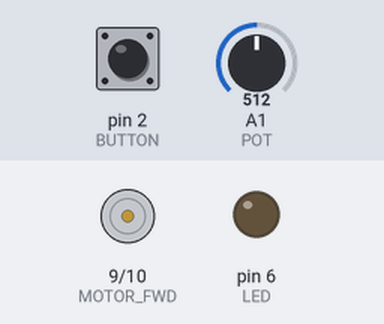
This sketch was run on a simulated Arduino Uno, built with avr-gcc and run on an emulated ATmega328P. Parts: motor-driver pin pairs drawn as motors (green arrow = first pin HIGH = forward, orange = second pin HIGH = backward, longer = more drive), output pins drawn as LEDs (lit = HIGH). Inputs (shaded band) come from the test bench; at power-on: pin 2 (BUTTON) HIGH, A1 (POT) = 512.

Above: at 1.2 s.
1.3 s: pin 2 (BUTTON) pulled LOW for 0.15 s
At 1.6 s:
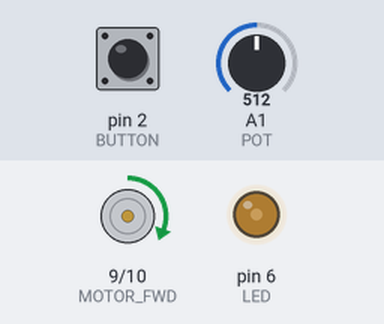
2.9 s: A1 (POT) set to 716
At 4.1 s:
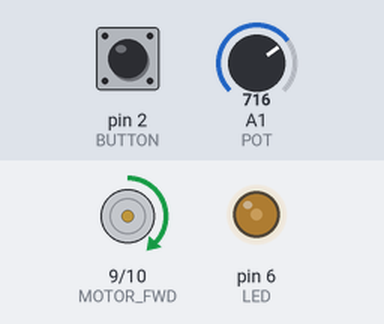
4.4 s: A1 (POT) set to 0
At 5.3 s:
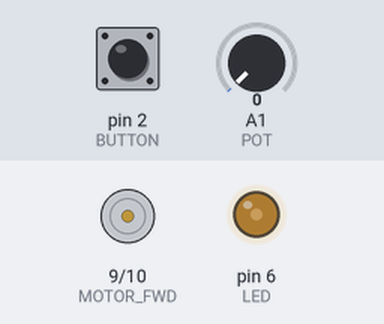
5.9 s: pin 2 (BUTTON) pulled LOW for 1 s
At 6.4 s:
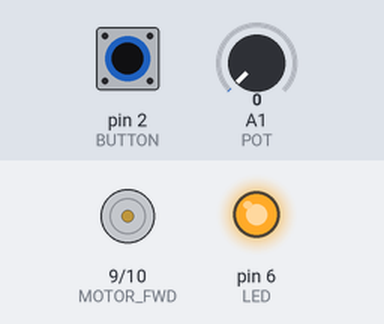
8.4 s: A1 (POT) set to 2
9.9 s: A1 (POT) set to 5
At 10.7 s:
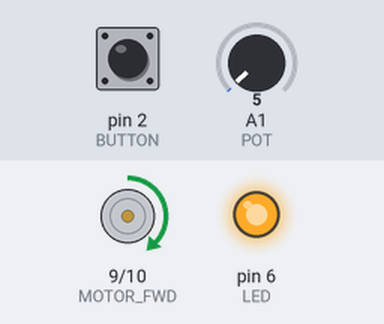
Timing chart, 0 to 12.4 s (numbered marks = the images above; inputs shaded):
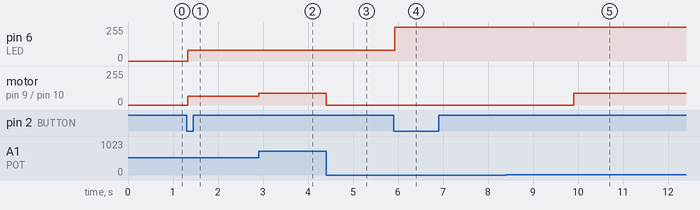

Measured:
- the behaviour switches between 3 and 4 on A1 (POT) (found by bisection; images 4 and 5)
- after the input at 1.3 s, pin 6 (LED): 0/255 → 80/255 at once; motor on pin 9 (MOTOR_FWD) / pin 10 (MOTOR_BWD): stopped → forward 64/255 at once
- after the input at 2.9 s, motor on pin 9 (MOTOR_FWD) / pin 10 (MOTOR_BWD): forward 64/255 → forward 89/255 at once
- after the input at 4.4 s, motor on pin 9 (MOTOR_FWD) / pin 10 (MOTOR_BWD): forward 89/255 → stopped at once
- after the input at 5.9 s, pin 6 (LED): 80/255 → 255/255 at once
- after the input at 8.4 s, every drawn part: stays the same
- after the input at 9.9 s, motor on pin 9 (MOTOR_FWD) / pin 10 (MOTOR_BWD): stopped → forward 89/255 at once

The sketch:

7.ino
```cpp
// 7주차: 버튼과 가변저항으로 LED와 DC모터 제어
// 교재 키트: 버튼 D2, 가변저항 A1, LED D6, DC모터 D9/D10
// 버튼: 정지 -> 낮은 출력 -> 높은 출력

#define BUTTON 2
#define POT A1
#define LED 6
#define MOTOR_FWD 9
#define MOTOR_BWD 10

int outputPins[] = { LED, MOTOR_FWD, MOTOR_BWD };
int ledLevels[] = { 0, 80, 255 };
int mode = 0;
int prevButton = HIGH;
int buttonState = HIGH;
unsigned long lastButtonMillis = 0;

void setup() {
  pinMode(BUTTON, INPUT);
  pinMode(POT, INPUT);
  for (int i = 0; i < 3; i++) {
    pinMode(outputPins[i], OUTPUT);
  }
  outputControl(0, ledLevels[0]);
}

void loop() {
  unsigned long now = millis();
  int reading = digitalRead(BUTTON);
  int value = readAverage(POT);

  // 버튼 신호가 30ms 동안 유지되면 눌림으로 판단
  if (reading != prevButton) {
    lastButtonMillis = now;
  }
  if (now - lastButtonMillis >= 30 && reading != buttonState) {
    buttonState = reading;
    if (buttonState == LOW) {
      mode++;
      if (mode > 2) {
        mode = 0;
      }
    }
  }
  prevButton = reading;

  switch (mode) {
    case 0:
      // LED와 모터 끄기
      outputControl(0, ledLevels[0]);
      break;

    case 1:
      // LED는 약하게, 가변저항으로 모터 출력 0~127 조절
      outputControl(value / 8, ledLevels[1]);
      break;

    case 2:
      // LED는 강하게, 가변저항으로 모터 출력 0~255 조절
      outputControl(value / 4, ledLevels[2]);
      break;
  }
}

// 유형2: 모터 방향과 출력, LED 밝기를 함께 설정
void outputControl(int speed, int brightness) {
  analogWrite(MOTOR_BWD, 0);
  analogWrite(MOTOR_FWD, speed);
  analogWrite(LED, brightness);
}

// 유형4: 가변저항을 8번 읽어 평균을 구한다.
int readAverage(int pin) {
  int sum = 0;
  for (int i = 0; i < 8; i++) {
    sum += analogRead(pin);
  }
  return sum / 8;
}
```
